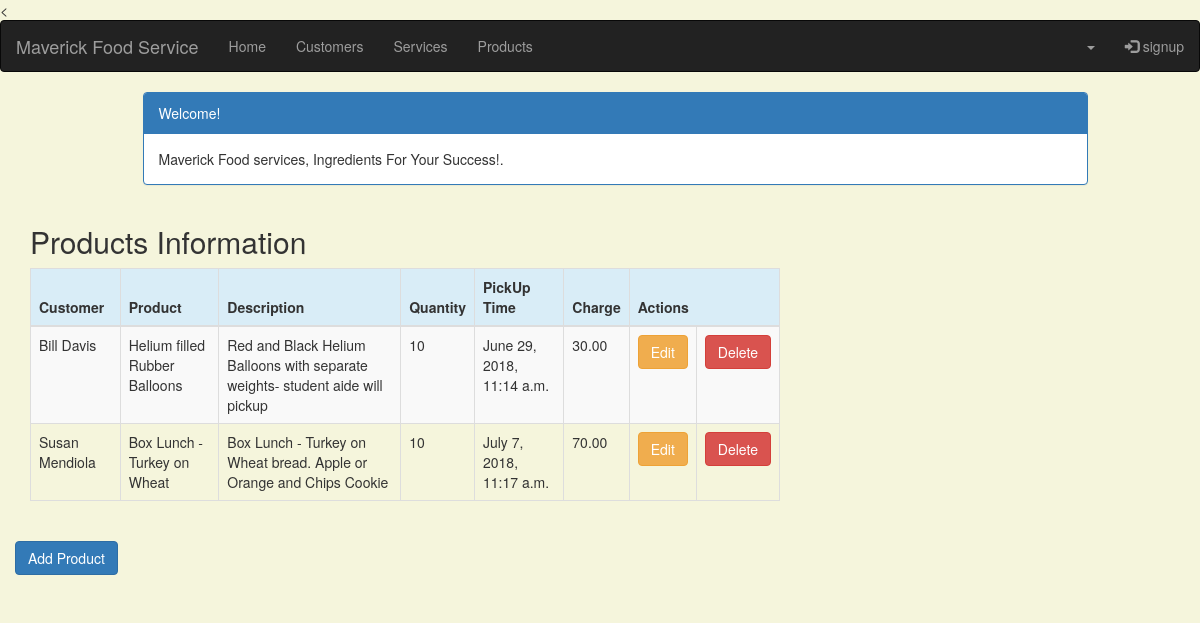
The page /product_list (signed in) on the database its author committed.
### crm/models.py (models this page shows, shortened)
class Product(models.Model):
    cust_name = models.ForeignKey(Customer, on_delete=models.CASCADE, related_name='products')
    product = models.CharField(max_length=100)
    p_description = models.TextField()
    quantity = models.IntegerField()
    pickup_time = models.DateTimeField(
        default=timezone.now)
    charge = models.DecimalField(max_digits=10, decimal_places=2)
    created_date = models.DateTimeField(
        default=timezone.now)
    updated_date = models.DateTimeField(auto_now_add=True)

class Customer(models.Model):
    cust_name = models.CharField(max_length=50)
    organization = models.CharField(max_length=100, blank=True)
    role = models.CharField(max_length=100)
    email = models.EmailField(max_length=100)
    bldgroom = models.CharField(max_length=100)
    address = models.CharField(max_length=200)
    account_number = models.IntegerField(blank=False, null=False)
    city = models.CharField(max_length=50)
    state = models.CharField(max_length=50)
    zipcode = models.CharField(max_length=10)
    phone_number = models.CharField(max_length=50)
    created_date = models.DateTimeField(
        default=timezone.now)
    updated_date = models.DateTimeField(auto_now_add=True)
    def __str__(self):
        return str(self.cust_name)

### crm/views.py (the view)
# urls.py: path('product_list', views.product_list, name='product_list'),
@login_required
def product_list(request):
   products = Product.objects.filter(created_date__lte=timezone.now())
   return render(request, 'crm/product_list.html', {'products': products})

### crm/templates/crm/product_list.html (shortened to what this page needs)
<!DOCTYPE html>
<{% extends 'crm/base.html' %}
{% block content %}
    <html>
    <head>
        <link rel="stylesheet" href="https://maxcdn.bootstrapcdn.com/bootstrap/3.3.4/css/bootstrap.min.css">
    </head>
    <body>
    <div class="container">
        <div class="row">
            <div class="col-md-10 col-md-offset-1">
                <div class="panel panel-primary">
                    <div class="panel-heading">Welcome!</div>
                    <div class="panel-body">
                        Maverick Food services, Ingredients For Your Success!.
                    </div>
                </div>
            </div>
        </div>
    </div>
    <div class="row">
        <h2 style="padding-left: 15Px">Products Information</h2>
    </div>
    <div>
        <table class="table table-striped table-bordered table-hover">
            <thead>
            <tr class="bg-info">
                <th>Customer</th>
                <th>Product</th>
                <th>Description</th>
                <th>Quantity</th>
                <th>PickUp Time</th>
                <th>Charge</th>
                <th colspan="3">Actions</th>
            </tr>
            </thead>
            <tbody>
            {% for product in products %}
                <tr>
                    <td>{{ product.cust_name }}</td>
                    <td>{{ product.product }}</td>
                    <td>{{ product.p_description }}</td>
                    <td>{{ product.quantity }}</td>
                    <td>{{ product.pickup_time }}</td>
                    <td>{{ product.charge }}</td>
                    <td><a href="{% url 'crm:product_edit' pk=product.pk %}" class="btn btn-warning">Edit</a>
                    <td><a href="{% url 'crm:product_delete' pk=product.pk %}"
                           onclick="return confirm('Are you sure you want to delete?')"
                           class="btn btn-danger">Delete</a>
                    </td>
                </tr>
            {% endfor %}
            </tbody>
        </table>
     <div class="row">
          <a href="{% url 'crm:product_new' %}" class="row"><span
                    class="btn btn-primary">Add Product</span></a>
     </div>
    </div>
    </body>
    </html>
{% endblock %}

### crm/templates/crm/product_list.html (style rules this page uses)
body { background-color: beige; }

### rows shown on the page
Product: cust_name "Bill Davis", product "Helium filled Rubber Balloons", p_description "Red and Black Helium Balloons with separate weights- student aide will pickup", quantity "10", pickup_time "June 29, 2018, 11:14 a.m.", charge "30.00"
Product: cust_name "Susan Mendiola", product "Box Lunch - Turkey on Wheat", p_description "Box Lunch - Turkey on Wheat bread. Apple or Orange and Chips Cookie", quantity "10", pickup_time "July 7, 2018, 11:17 a.m.", charge "70.00"
